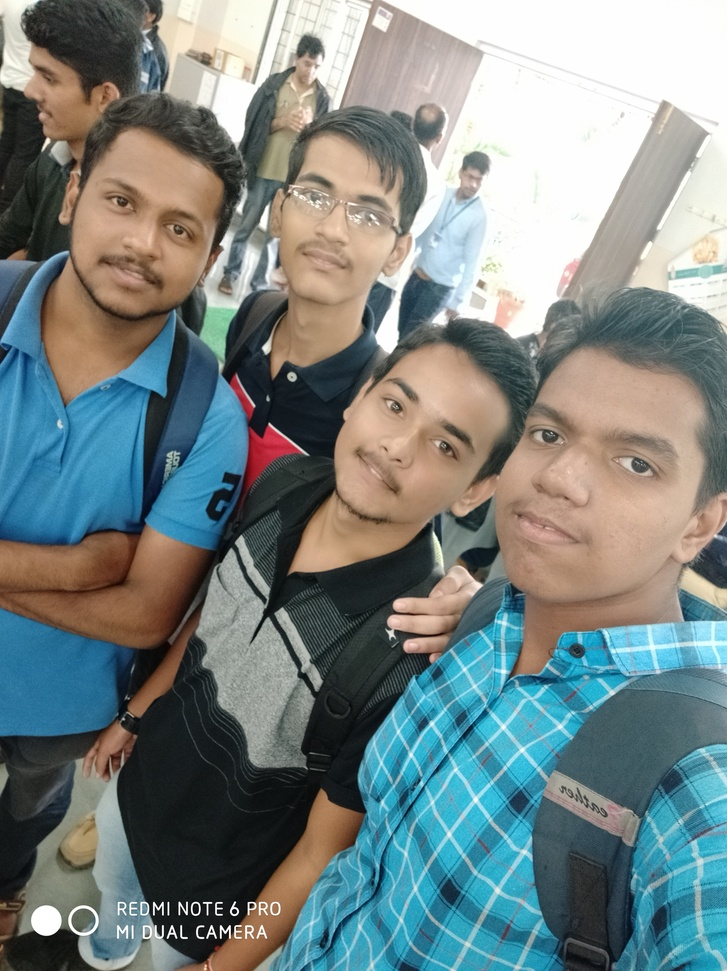
#> input picture test.jpg, 727 x 971 px, shrunk from 3880 x 5184 before the run
$ python benchmark.py 3
#> lines starting #> are read from the running program, lines starting #| are printed output that depends on the picture


import cv2
import time
import sys

def benchmark(num_times):
    """
    call face_cascade.detectMultiScale 'num_times' number of times
    and return the execution time
    """
#> called with num_times = 3
    start = time.clock_gettime(time.CLOCK_REALTIME)
    # Load the cascade
    face_cascade = cv2.CascadeClassifier('haarcascade_frontalface_default.xml')

    # Read the input image
    img = cv2.imread('test.jpg')
#> img is the input picture: shape (971, 727, 3); mean B, G, R 131.7, 132.8, 121.3

    # Convert into grayscale
    gray = cv2.cvtColor(img, cv2.COLOR_BGR2GRAY)
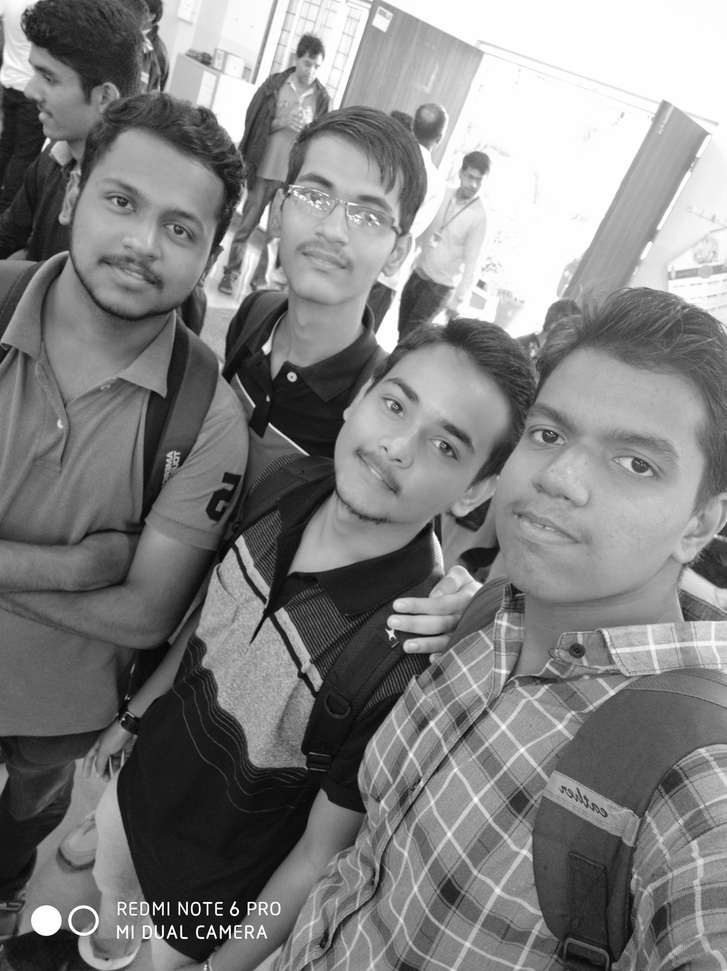
#> gray: shape (971, 727); min 0, max 255, mean 129.3

    # overhead time just to set things up
    overhead_time = time.clock_gettime(time.CLOCK_REALTIME) - start

    start = time.clock_gettime(time.CLOCK_REALTIME)
    # Detect faces
    for i in range(0,num_times):
        faces = face_cascade.detectMultiScale(gray, 1.1, 4)

    face_detect_time = time.clock_gettime(time.CLOCK_REALTIME) - start

    return (overhead_time,face_detect_time)

if __name__ == '__main__':
    import sys

    num_times = int(sys.argv[1])
    (overhead_time,face_detect_time) = benchmark(num_times)
    print("overhead_time to load classifier and image -> %f seconds" % overhead_time)
    print("time to do %d face detections -> %f seconds" % (num_times,face_detect_time))
